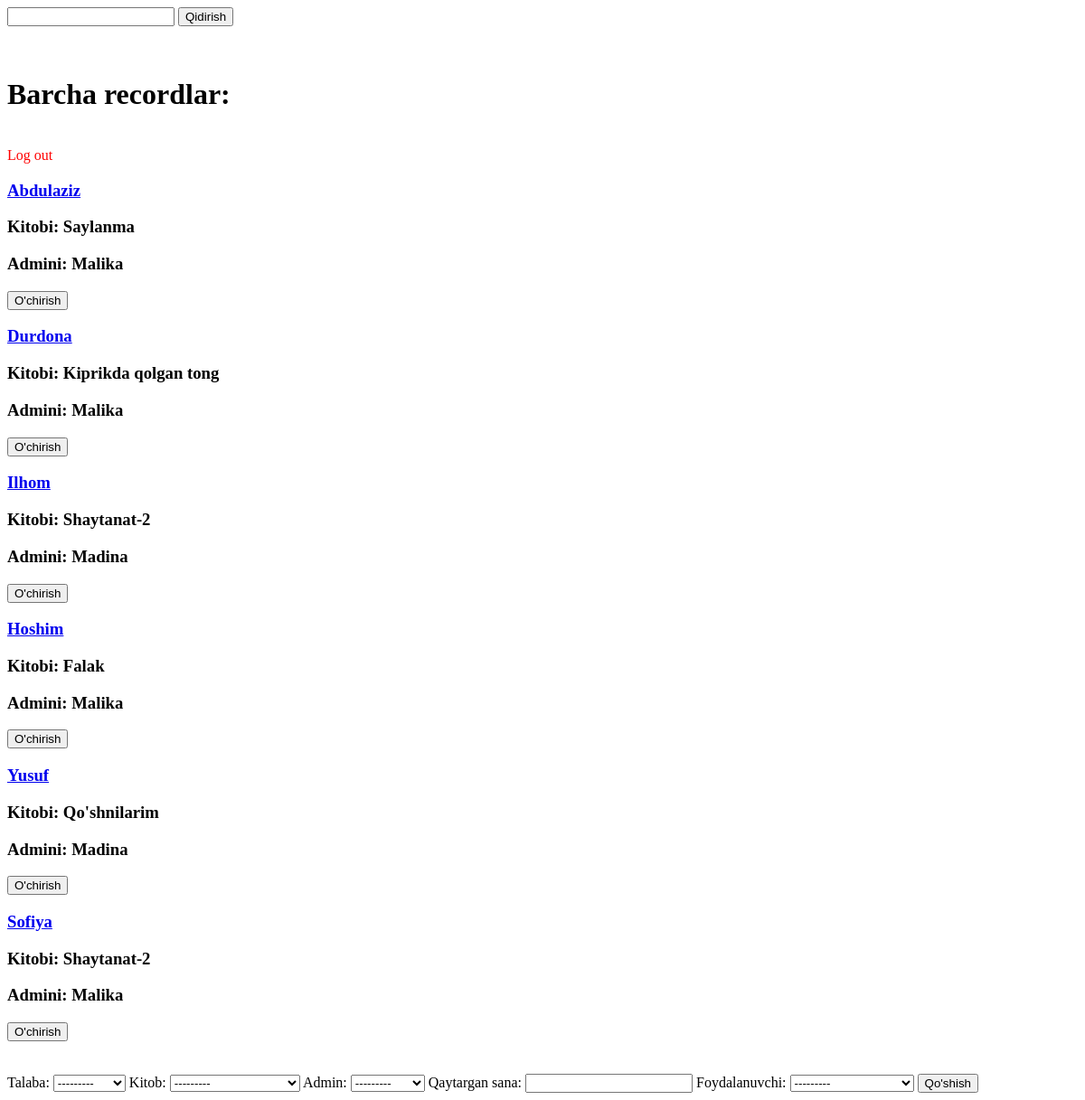
Before: /recordlar/ (signed in) with the older database file.
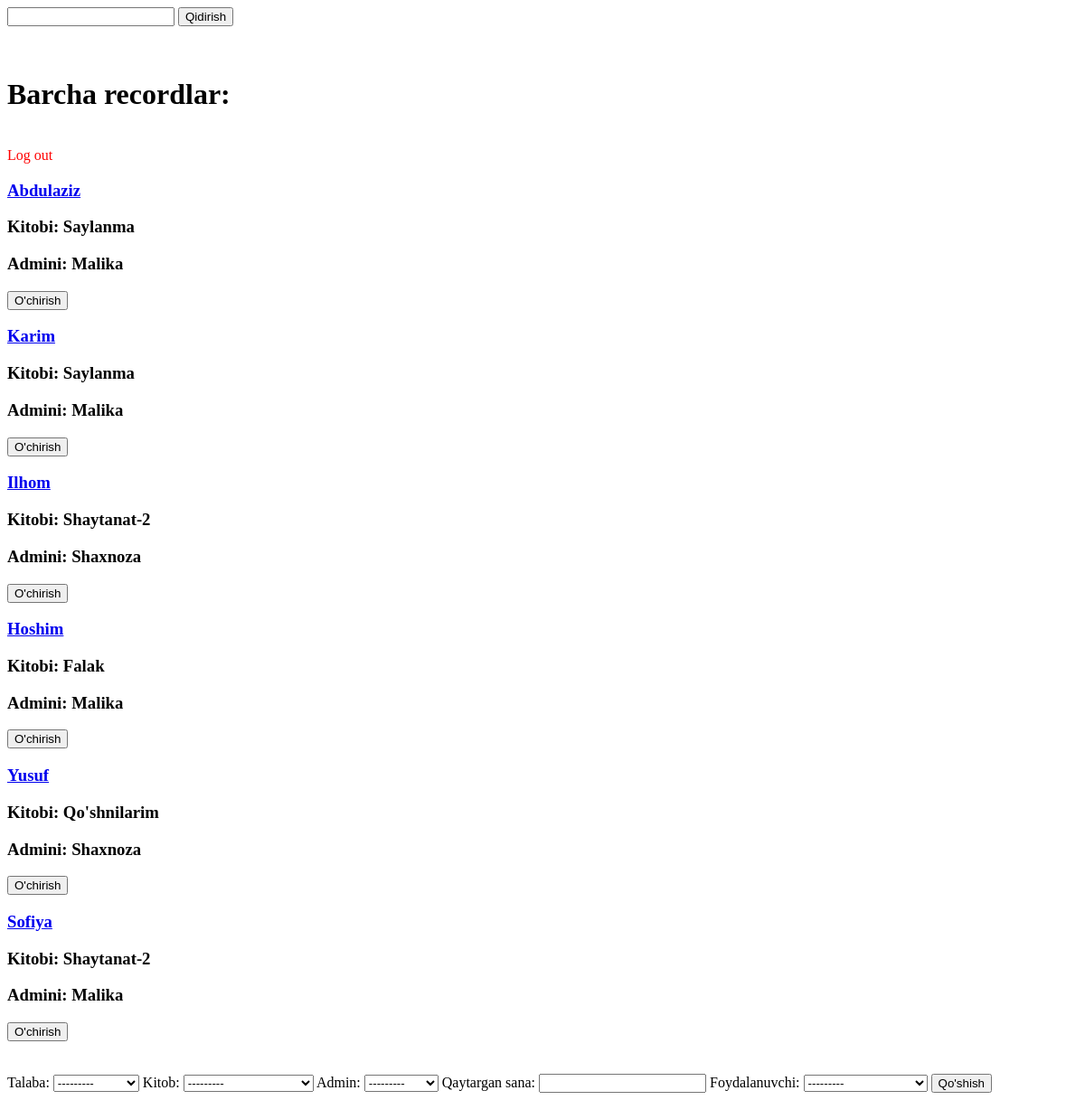
After: the same page with the newer database file.
### asosiy/models.py (models this page shows, shortened)
class Record(models.Model):
    talaba = models.ForeignKey(Talaba,on_delete=models.CASCADE)
    kitob = models.ForeignKey(Kitob, on_delete=models.CASCADE)
    admin= models.ForeignKey(Admin, on_delete=models.CASCADE)
    olingan_sana = models.DateField(auto_now_add=True)
    qaytargan_sana = models.DateField(null=True, blank=True)
    foydalanuvchi = models.ForeignKey(User, on_delete=models.CASCADE, null=True)

class Talaba(models.Model):
    ism = models.CharField(max_length=50)
    kitob_soni = models.SmallIntegerField(null=True)
    kurs = models.SmallIntegerField()
    user = models.OneToOneField(User, on_delete=models.CASCADE, null=True)
    def __str__(self):
        return self.ism

class Kitob(models.Model):
    nom = models.CharField(max_length=50)
    muallif = models.ForeignKey(Muallif,on_delete=models.CASCADE)
    sahifa= models.SmallIntegerField()
    janr = models.CharField(max_length=50)
    def __str__(self):
        return self.nom

class Admin(models.Model):
    ish_vaqti_tanlov = [
        ("8:00 dan 12:00 gacha","8:00 dan 12:00 gacha"),
        ("12:00 dan 17:00 gacha","12:00 dan 17:00 gacha")
    ]
    Admin_ismi_tanlov = [
        ("Madina","Madina"),
        ("Malika","Malika")
    ]
    ism = models.CharField(max_length=50, choices=Admin_ismi_tanlov)
    ish_vaqti = models.CharField(max_length=50, choices=ish_vaqti_tanlov)
    def __str__(self):
        return self.ism

### asosiy/views.py (the view, shortened to what this page needs)
# urls.py: path('recordlar/',hamma_record),
def hamma_record(sorov):
    if sorov.user.is_authenticated:
        if sorov.method == 'POST':
            forma = RecordForm(sorov.POST)
            if forma.is_valid():
                forma.save()
            return redirect('/recordlar/')
        soz = sorov.GET.get('qidiruv')
        if soz == "" or soz is None:
            content = {
                "recordlar": Record.objects.all(),
                "student": Talaba.objects.all(),
                "kitoblar" : Kitob.objects.all(),
                "adminlar": Admin.objects.all(),
                "forma": RecordForm()
            }
        return render(sorov, 'barcha_recordlar.html', content)
    return redirect('/')

### asosiy/forms.py
class RecordForm(forms.ModelForm):
    class Meta:
        model = Record
        fields = '__all__'

### templates/barcha_recordlar.html (shortened to what this page needs)
<!DOCTYPE html>
<html lang="en">
<head>
</head>
<body>
<form method="get">
     <input type="text" name="qidiruv">
     <button>Qidirish</button>
  </form>
  <br>
  <br>
  <h1> Barcha recordlar:</h1>
  <br>
   <a href="/logout/" style="text-decoration: none; color: red;">
        Log out
    </a>
  <br>
  {% for record in recordlar %}
  <h3> <a href="/record_ozgartir/{{record.id}}/">{{record.talaba.ism}}</a ></h3>
  <h3> Kitobi: {{record.kitob.nom}}</h3>
   <h3> Admini: {{record.admin.ism}}</h3>
   <a href = "/vazifa3/{{record.id}}/"><button> O'chirish </button></a>
  <br>
  {% endfor %}
    <br>
    <br>
    <form method="post">{% csrf_token %}
        {{forma}}
        <button type="submit">Qo'shish</button>
    </form>
</body>
</html>

Changed rows visible on the page:
changed Record: talaba.ism "Durdona" → "Karim"; kitob.nom "Kiprikda qolgan tong" → "Saylanma"
changed through a linked row, Record "Ilhom": admin.ism "Madina" → "Shaxnoza"
changed through a linked row, Record "Yusuf": admin.ism "Madina" → "Shaxnoza"
